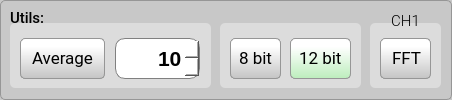
           <widget class="QGroupBox" name="groupBox_utils">
            <property name="minimumSize">
             <size>
              <width>452</width>
              <height>100</height>
             </size>
            </property>
            <property name="maximumSize">
             <size>
              <width>452</width>
              <height>100</height>
             </size>
            </property>
            <property name="font">
             <font>
              <family>Roboto Medium</family>
              <pointsize>11</pointsize>
             </font>
            </property>
            <property name="styleSheet">
             <string notr="true">QGroupBox {background-color: rgb(200,200,200);border: 1px solid rgb(150,150,150); border-radius: 5px;  margin-top: 0.5em;}; 
QGroupBox::title {subcontrol-origin: margin;left: 10px;padding: 0 3px 0 3px;}</string>
            </property>
            <property name="title">
             <string/>
            </property>
            <widget class="QLabel" name="label_titleUtils">
             <property name="geometry">
              <rect>
               <x>10</x>
               <y>10</y>
               <width>81</width>
               <height>16</height>
              </rect>
             </property>
             <property name="font">
              <font>
               <family>Roboto Medium</family>
               <pointsize>11</pointsize>
              </font>
             </property>
             <property name="styleSheet">
              <string notr="true">color:black;</string>
             </property>
             <property name="text">
              <string>Utils:</string>
             </property>
            </widget>
            <widget class="QPushButton" name="pushButton_average_off">
             <property name="geometry">
              <rect>
               <x>20</x>
               <y>38</y>
               <width>85</width>
               <height>41</height>
              </rect>
             </property>
             <property name="font">
              <font>
               <family>Roboto</family>
               <pointsize>13</pointsize>
              </font>
             </property>
             <property name="styleSheet">
              <string notr="true">QPushButton {
	padding: 0.2em 0.2em 0.3em 0.2em;
	border: 1px solid rgb(150, 150, 150);
	border-radius: 5px;
	color: black;
	background: qlineargradient(x1:0, y1:0, x2:0, y2:2, stop:0 #FFFFFF, stop:0.1 #FFFFFF, stop:1 #7B7B7B);
	text-align:left;
	padding-left:11px;
}

QPushButton:hover:!pressed {
	border: 1px solid rgb(150, 150, 150);
	border-radius: 5px;
	color: #256552;
	background: qlineargradient(x1:0, y1:0, x2:0, y2:2, stop:0 #FFFFFF, stop:0.1 #FFFFFF, stop:1 #AAAAAA);
}

QPushButton:pressed {
	border: 2px solid rgb(150, 150, 150);
	border-radius: 5px;
	background: #FFFFFF;
	color: #2f836a;
}

QPushButton:disabled {
	border: 1px solid rgb(180, 180, 180);
	color: gray;
	background: qlineargradient(x1:0, y1:0, x2:0, y2:2, stop:0 #CCCCCC, stop:0.1 #EEEEEE, stop:1 #BBBBBB);
}</string>
             </property>
             <property name="text">
              <string>Average</string>
             </property>
             <property name="iconSize">
              <size>
               <width>23</width>
               <height>22</height>
              </size>
             </property>
            </widget>
            <widget class="QSpinBox" name="spinBox_average">
             <property name="enabled">
              <bool>true</bool>
             </property>
             <property name="geometry">
              <rect>
               <x>115</x>
               <y>38</y>
               <width>85</width>
               <height>41</height>
              </rect>
             </property>
             <property name="sizePolicy">
              <sizepolicy hsizetype="Minimum" vsizetype="Ignored">
               <horstretch>0</horstretch>
               <verstretch>0</verstretch>
              </sizepolicy>
             </property>
             <property name="styleSheet">
              <string notr="true">QSpinBox { background-color: rgba(255,255,255, 1.0);border: 1px solid gray; border-radius:10px;
				   text-align:right;font-family:'Roboto Mono Medium','Roboto'; font-size:16pt; font-weight:500;  }

QSpinBox::up-button { 
	height:22px; 
	width: 30px;
	border: 0px;
	image: url(:/main/img/arrow_up4.png);
}

QSpinBox::down-button {
	height:22px; 
	width: 30px;
	border: 0px;
	image: url(:/main/img/arrow_down4.png);
 }

QSpinBox::up-button:hover { 
	image: url(:/main/img/arrow_up4b.png);
}

QSpinBox::down-button:hover {
	image: url(:/main/img/arrow_down4b.png);
 }

QSpinBox:disabled { background-color: rgba(220,220,220, 1.0); border: 1px transparent; border-radius:10px;
                                          border: 1px solid gray; border-radius:10px;
                                          text-align:right;font-family:'Roboto Mono Medium','Roboto'; font-size:16pt; font-weight:500; }

QSpinBox::up-button:disabled { height:22px; width: 30px; border: 0px; image: url(:/main/img/arrow_up3.png); }

QSpinBox::down-button:disabled { height:22px; width: 30px; border: 0px; image: url(:/main/img/arrow_down3.png); }
</string>
             </property>
             <property name="wrapping">
              <bool>false</bool>
             </property>
             <property name="alignment">
              <set>Qt::AlignRight|Qt::AlignTrailing|Qt::AlignVCenter</set>
             </property>
             <property name="buttonSymbols">
              <enum>QAbstractSpinBox::UpDownArrows</enum>
             </property>
             <property name="accelerated">
              <bool>false</bool>
             </property>
             <property name="keyboardTracking">
              <bool>false</bool>
             </property>
             <property name="showGroupSeparator" stdset="0">
              <bool>false</bool>
             </property>
             <property name="suffix">
              <string/>
             </property>
             <property name="minimum">
              <number>1</number>
             </property>
             <property name="maximum">
              <number>100</number>
             </property>
             <property name="singleStep">
              <number>1</number>
             </property>
             <property name="value">
              <number>10</number>
             </property>
            </widget>
            <widget class="QGroupBox" name="groupBox_u_8">
             <property name="geometry">
              <rect>
               <x>10</x>
               <y>23</y>
               <width>201</width>
               <height>65</height>
              </rect>
             </property>
             <property name="minimumSize">
              <size>
               <width>0</width>
               <height>0</height>
              </size>
             </property>
             <property name="maximumSize">
              <size>
               <width>16777215</width>
               <height>10000</height>
              </size>
             </property>
             <property name="font">
              <font>
               <family>Roboto Medium</family>
               <pointsize>11</pointsize>
              </font>
             </property>
             <property name="styleSheet">
              <string notr="true">QGroupBox {background-color: rgb(220,220,220);border: 0px solid rgb(150,150,150); border-radius: 5px;  margin-top: 0.5em;}; 
QGroupBox::title {subcontrol-origin: margin;left: 10px;padding: 0 3px 0 3px;}</string>
             </property>
             <property name="title">
              <string/>
             </property>
            </widget>
            <widget class="QPushButton" name="pushButton_average_on">
             <property name="geometry">
              <rect>
               <x>20</x>
               <y>38</y>
               <width>85</width>
               <height>41</height>
              </rect>
             </property>
             <property name="font">
              <font>
               <family>Roboto</family>
               <pointsize>13</pointsize>
              </font>
             </property>
             <property name="styleSheet">
              <string notr="true">QPushButton {
	padding: 0.2em 0.2em 0.3em 0.2em;
	border: 1px solid rgb(150, 150, 150);
	border-radius: 5px;
	color: black;
	background: qlineargradient(x1:0, y1:0, x2:0, y2:2, stop:0 #FFFFFF, stop:0.1 #FFFFFF, stop:1 #69D769);
	text-align:left;
	padding-left:11px;
}

QPushButton:hover:!pressed {
	border: 1px solid rgb(150, 150, 150);
	border-radius: 5px;
	color: #256552;
	background: qlineargradient(x1:0, y1:0, x2:0, y2:2, stop:0 #FFFFFF, stop:0.1 #FFFFFF, stop:1 #ACFAAC);
}

QPushButton:pressed {
	border: 2px solid rgb(150, 150, 150);
	border-radius: 5px;
	background: #FFFFFF;
	color: #2f836a;
}

QPushButton:disabled {
	border: 1px solid rgb(180, 180, 180);
	color: gray;
	background: qlineargradient(x1:0, y1:0, x2:0, y2:2, stop:0 #CCCCCC, stop:0.1 #EEEEEE, stop:1 #BBBBBB);
}</string>
             </property>
             <property name="text">
              <string>Average</string>
             </property>
             <property name="iconSize">
              <size>
               <width>23</width>
               <height>22</height>
              </size>
             </property>
            </widget>
            <widget class="QPushButton" name="pushButton_bit12_on">
             <property name="geometry">
              <rect>
               <x>290</x>
               <y>38</y>
               <width>61</width>
               <height>41</height>
              </rect>
             </property>
             <property name="font">
              <font>
               <family>Roboto</family>
               <pointsize>13</pointsize>
              </font>
             </property>
             <property name="styleSheet">
              <string notr="true">QPushButton {
	padding: 0.2em 0.2em 0.3em 0.2em;
	border: 1px solid rgb(150, 150, 150);
	border-radius: 5px;
	color: black;
	background: qlineargradient(x1:0, y1:0, x2:0, y2:2, stop:0 #FFFFFF, stop:0.1 #FFFFFF, stop:1 #69D769);
	text-align:left;
	padding-left:8px;
}

QPushButton:hover:!pressed {
	border: 1px solid rgb(150, 150, 150);
	border-radius: 5px;
	color: #256552;
	background: qlineargradient(x1:0, y1:0, x2:0, y2:2, stop:0 #FFFFFF, stop:0.1 #FFFFFF, stop:1 #ACFAAC);
}

QPushButton:pressed {
	border: 2px solid rgb(150, 150, 150);
	border-radius: 5px;
	background: #FFFFFF;
	color: #2f836a;
}

QPushButton:disabled {
	border: 1px solid rgb(180, 180, 180);
	color: gray;
	background: qlineargradient(x1:0, y1:0, x2:0, y2:2, stop:0 #CCCCCC, stop:0.1 #EEEEEE, stop:1 #BBBBBB);
}</string>
             </property>
             <property name="text">
              <string>12 bit</string>
             </property>
             <property name="iconSize">
              <size>
               <width>23</width>
               <height>22</height>
              </size>
             </property>
            </widget>
            <widget class="QGroupBox" name="groupBox_u_9">
             <property name="geometry">
              <rect>
               <x>370</x>
               <y>23</y>
               <width>71</width>
               <height>65</height>
              </rect>
             </property>
             <property name="minimumSize">
              <size>
               <width>0</width>
               <height>0</height>
              </size>
             </property>
             <property name="maximumSize">
              <size>
               <width>16777215</width>
               <height>10000</height>
              </size>
             </property>
             <property name="font">
              <font>
               <family>Roboto Medium</family>
               <pointsize>11</pointsize>
              </font>
             </property>
             <property name="styleSheet">
              <string notr="true">QGroupBox {background-color: rgb(220,220,220);border: 0px solid rgb(150,150,150); border-radius: 5px;  margin-top: 0.5em;}; 
QGroupBox::title {subcontrol-origin: margin;left: 10px;padding: 0 3px 0 3px;}</string>
             </property>
             <property name="title">
              <string/>
             </property>
             <widget class="QPushButton" name="pushButton_fft_on">
              <property name="geometry">
               <rect>
                <x>10</x>
                <y>15</y>
                <width>51</width>
                <height>41</height>
               </rect>
              </property>
              <property name="font">
               <font>
                <family>Roboto</family>
                <pointsize>13</pointsize>
               </font>
              </property>
              <property name="styleSheet">
               <string notr="true">QPushButton {
	padding: 0.2em 0.2em 0.3em 0.2em;
	border: 1px solid rgb(150, 150, 150);
	border-radius: 5px;
	color: black;
	background: qlineargradient(x1:0, y1:0, x2:0, y2:2, stop:0 #FFFFFF, stop:0.1 #FFFFFF, stop:1 #69D769);
	text-align:left;
	padding-left:11px;
}

QPushButton:hover:!pressed {
	border: 1px solid rgb(150, 150, 150);
	border-radius: 5px;
	color: #256552;
	background: qlineargradient(x1:0, y1:0, x2:0, y2:2, stop:0 #FFFFFF, stop:0.1 #FFFFFF, stop:1 #ACFAAC);
}

QPushButton:pressed {
	border: 2px solid rgb(150, 150, 150);
	border-radius: 5px;
	background: #FFFFFF;
	color: #2f836a;
}

QPushButton:disabled {
	border: 1px solid rgb(180, 180, 180);
	color: gray;
	background: qlineargradient(x1:0, y1:0, x2:0, y2:2, stop:0 #CCCCCC, stop:0.1 #EEEEEE, stop:1 #BBBBBB);
}</string>
              </property>
              <property name="text">
               <string>FFT</string>
              </property>
              <property name="iconSize">
               <size>
                <width>23</width>
                <height>22</height>
               </size>
              </property>
             </widget>
             <widget class="QPushButton" name="pushButton_fft_off">
              <property name="enabled">
               <bool>true</bool>
              </property>
              <property name="geometry">
               <rect>
                <x>10</x>
                <y>15</y>
                <width>51</width>
                <height>41</height>
               </rect>
              </property>
              <property name="font">
               <font>
                <family>Roboto</family>
                <pointsize>13</pointsize>
               </font>
              </property>
              <property name="styleSheet">
               <string notr="true">QPushButton {
	padding: 0.2em 0.2em 0.3em 0.2em;
	border: 1px solid rgb(150, 150, 150);
	border-radius: 5px;
	color: black;
	background: qlineargradient(x1:0, y1:0, x2:0, y2:2, stop:0 #FFFFFF, stop:0.1 #FFFFFF, stop:1 #7B7B7B);
	text-align:left;
	padding-left:11px;
}

QPushButton:hover:!pressed {
	border: 1px solid rgb(150, 150, 150);
	border-radius: 5px;
	color: #256552;
	background: qlineargradient(x1:0, y1:0, x2:0, y2:2, stop:0 #FFFFFF, stop:0.1 #FFFFFF, stop:1 #AAAAAA);
}

QPushButton:pressed {
	border: 2px solid rgb(150, 150, 150);
	border-radius: 5px;
	background: #FFFFFF;
	color: #2f836a;
}

QPushButton:disabled {
	border: 1px solid rgb(180, 180, 180);
	color: gray;
	background: qlineargradient(x1:0, y1:0, x2:0, y2:2, stop:0 #CCCCCC, stop:0.1 #EEEEEE, stop:1 #BBBBBB);
}</string>
              </property>
              <property name="text">
               <string>FFT</string>
              </property>
              <property name="iconSize">
               <size>
                <width>23</width>
                <height>22</height>
               </size>
              </property>
             </widget>
            </widget>
            <widget class="QPushButton" name="pushButton_bit12_off">
             <property name="geometry">
              <rect>
               <x>290</x>
               <y>38</y>
               <width>61</width>
               <height>41</height>
              </rect>
             </property>
             <property name="font">
              <font>
               <family>Roboto</family>
               <pointsize>13</pointsize>
              </font>
             </property>
             <property name="styleSheet">
              <string notr="true">QPushButton {
	padding: 0.2em 0.2em 0.3em 0.2em;
	border: 1px solid rgb(150, 150, 150);
	border-radius: 5px;
	color: black;
	background: qlineargradient(x1:0, y1:0, x2:0, y2:2, stop:0 #FFFFFF, stop:0.1 #FFFFFF, stop:1 #7B7B7B);
	text-align:left;
	padding-left:8px;
}

QPushButton:hover:!pressed {
	border: 1px solid rgb(150, 150, 150);
	border-radius: 5px;
	color: #256552;
	background: qlineargradient(x1:0, y1:0, x2:0, y2:2, stop:0 #FFFFFF, stop:0.1 #FFFFFF, stop:1 #AAAAAA);
}

QPushButton:pressed {
	border: 2px solid rgb(150, 150, 150);
	border-radius: 5px;
	background: #FFFFFF;
	color: #2f836a;
}

QPushButton:disabled {
	border: 1px solid rgb(180, 180, 180);
	color: gray;
	background: qlineargradient(x1:0, y1:0, x2:0, y2:2, stop:0 #CCCCCC, stop:0.1 #EEEEEE, stop:1 #BBBBBB);
}</string>
             </property>
             <property name="text">
              <string>12 bit</string>
             </property>
             <property name="iconSize">
              <size>
               <width>23</width>
               <height>22</height>
              </size>
             </property>
            </widget>
            <widget class="QPushButton" name="pushButton_bit8_off">
             <property name="geometry">
              <rect>
               <x>230</x>
               <y>38</y>
               <width>51</width>
               <height>41</height>
              </rect>
             </property>
             <property name="font">
              <font>
               <family>Roboto</family>
               <pointsize>13</pointsize>
              </font>
             </property>
             <property name="styleSheet">
              <string notr="true">QPushButton {
	padding: 0.2em 0.2em 0.3em 0.2em;
	border: 1px solid rgb(150, 150, 150);
	border-radius: 5px;
	color: black;
	background: qlineargradient(x1:0, y1:0, x2:0, y2:2, stop:0 #FFFFFF, stop:0.1 #FFFFFF, stop:1 #7B7B7B);
	text-align:left;
	padding-left:8px;
}

QPushButton:hover:!pressed {
	border: 1px solid rgb(150, 150, 150);
	border-radius: 5px;
	color: #256552;
	background: qlineargradient(x1:0, y1:0, x2:0, y2:2, stop:0 #FFFFFF, stop:0.1 #FFFFFF, stop:1 #AAAAAA);
}

QPushButton:pressed {
	border: 2px solid rgb(150, 150, 150);
	border-radius: 5px;
	background: #FFFFFF;
	color: #2f836a;
}

QPushButton:disabled {
	border: 1px solid rgb(180, 180, 180);
	color: gray;
	background: qlineargradient(x1:0, y1:0, x2:0, y2:2, stop:0 #CCCCCC, stop:0.1 #EEEEEE, stop:1 #BBBBBB);
}</string>
             </property>
             <property name="text">
              <string>8 bit</string>
             </property>
             <property name="iconSize">
              <size>
               <width>23</width>
               <height>22</height>
              </size>
             </property>
            </widget>
            <widget class="QPushButton" name="pushButton_bit8_on">
             <property name="geometry">
              <rect>
               <x>230</x>
               <y>38</y>
               <width>51</width>
               <height>41</height>
              </rect>
             </property>
             <property name="font">
              <font>
               <family>Roboto</family>
               <pointsize>13</pointsize>
              </font>
             </property>
             <property name="styleSheet">
              <string notr="true">QPushButton {
	padding: 0.2em 0.2em 0.3em 0.2em;
	border: 1px solid rgb(150, 150, 150);
	border-radius: 5px;
	color: black;
	background: qlineargradient(x1:0, y1:0, x2:0, y2:2, stop:0 #FFFFFF, stop:0.1 #FFFFFF, stop:1 #69D769);
	text-align:left;
	padding-left:8px;
}

QPushButton:hover:!pressed {
	border: 1px solid rgb(150, 150, 150);
	border-radius: 5px;
	color: #256552;
	background: qlineargradient(x1:0, y1:0, x2:0, y2:2, stop:0 #FFFFFF, stop:0.1 #FFFFFF, stop:1 #ACFAAC);
}

QPushButton:pressed {
	border: 2px solid rgb(150, 150, 150);
	border-radius: 5px;
	background: #FFFFFF;
	color: #2f836a;
}

QPushButton:disabled {
	border: 1px solid rgb(180, 180, 180);
	color: gray;
	background: qlineargradient(x1:0, y1:0, x2:0, y2:2, stop:0 #CCCCCC, stop:0.1 #EEEEEE, stop:1 #BBBBBB);
}</string>
             </property>
             <property name="text">
              <string>8 bit</string>
             </property>
             <property name="iconSize">
              <size>
               <width>23</width>
               <height>22</height>
              </size>
             </property>
            </widget>
            <widget class="QGroupBox" name="groupBox_u_7">
             <property name="geometry">
              <rect>
               <x>220</x>
               <y>23</y>
               <width>141</width>
               <height>65</height>
              </rect>
             </property>
             <property name="minimumSize">
              <size>
               <width>0</width>
               <height>0</height>
              </size>
             </property>
             <property name="maximumSize">
              <size>
               <width>16777215</width>
               <height>10000</height>
              </size>
             </property>
             <property name="font">
              <font>
               <family>Roboto Medium</family>
               <pointsize>11</pointsize>
              </font>
             </property>
             <property name="styleSheet">
              <string notr="true">QGroupBox {background-color: rgb(220,220,220);border: 0px solid rgb(150,150,150); border-radius: 5px;  margin-top: 0.5em;}; 
QGroupBox::title {subcontrol-origin: margin;left: 10px;padding: 0 3px 0 3px;}</string>
             </property>
             <property name="title">
              <string/>
             </property>
            </widget>
            <widget class="QLabel" name="label_FFT">
             <property name="geometry">
              <rect>
               <x>370</x>
               <y>10</y>
               <width>71</width>
               <height>21</height>
              </rect>
             </property>
             <property name="font">
              <font>
               <family>Roboto Light</family>
               <pointsize>11</pointsize>
               <weight>50</weight>
               <bold>false</bold>
               <underline>false</underline>
              </font>
             </property>
             <property name="styleSheet">
              <string notr="true">color:black;</string>
             </property>
             <property name="text">
              <string>CH1</string>
             </property>
             <property name="alignment">
              <set>Qt::AlignCenter</set>
             </property>
            </widget>
            <zorder>label_titleUtils</zorder>
            <zorder>groupBox_u_8</zorder>
            <zorder>spinBox_average</zorder>
            <zorder>pushButton_average_on</zorder>
            <zorder>groupBox_u_9</zorder>
            <zorder>groupBox_u_7</zorder>
            <zorder>pushButton_bit12_off</zorder>
            <zorder>pushButton_bit8_on</zorder>
            <zorder>pushButton_bit12_on</zorder>
            <zorder>pushButton_bit8_off</zorder>
            <zorder>pushButton_average_off</zorder>
            <zorder>label_FFT</zorder>
           </widget>
